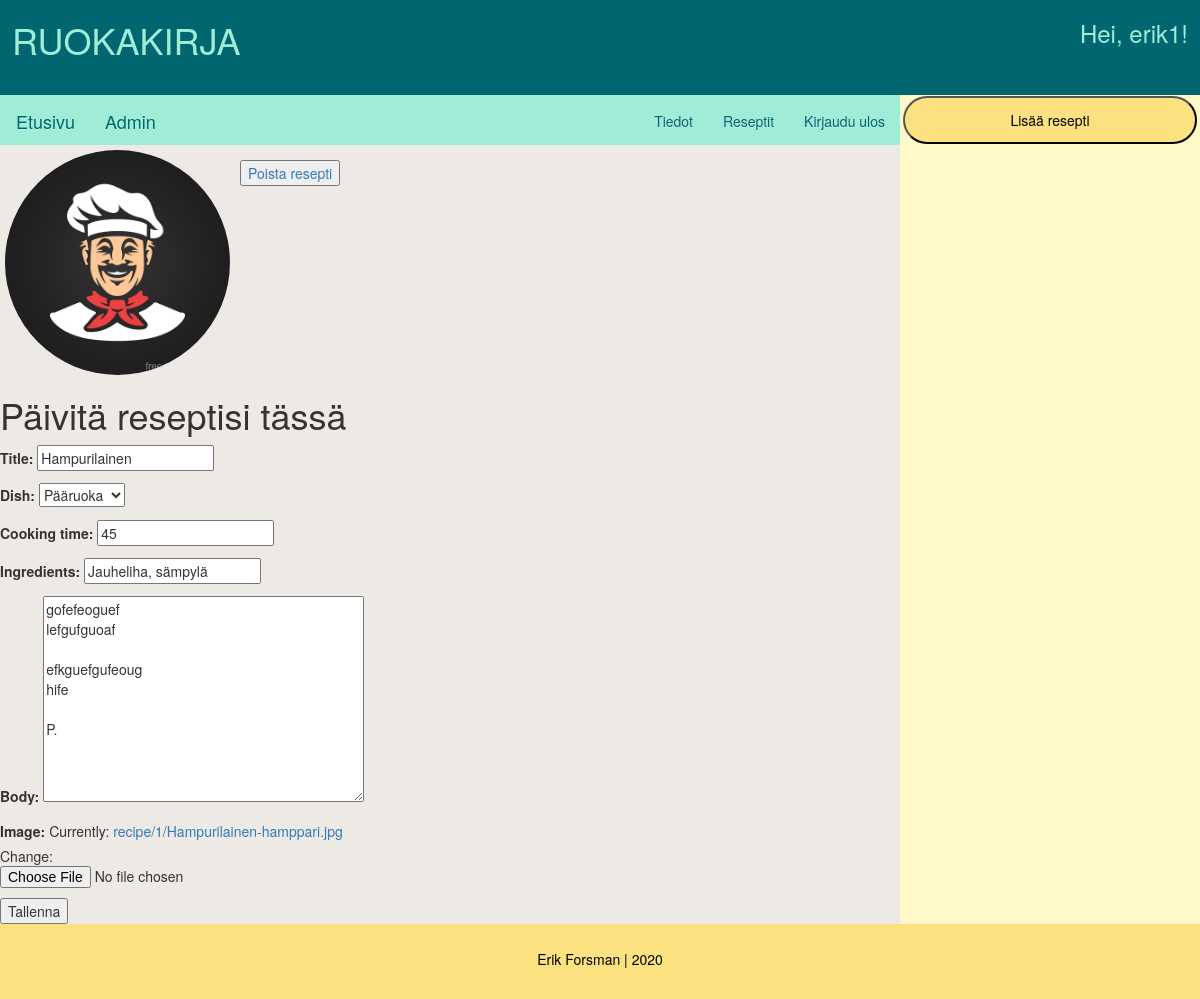
/recipe/muokkaa/erik1-hampurilainen/ (signed in), run on the app's committed database.
### account/models.py (models this page shows, shortened)
class Account(AbstractBaseUser):
    first_name = models.CharField(max_length=50)
    last_name = models.CharField(max_length=100)
    email = models.EmailField(unique=True, verbose_name="email")
    username = models.CharField(unique=True, max_length=30)
    motto = models.TextField(default="Lisää mottosi tähän", max_length=500)
    image = models.ImageField(upload_to=upload_location, blank=True, null=True)
    date_joined = models.DateTimeField(verbose_name="date joined", auto_now_add=True)
    last_login = models.DateTimeField(verbose_name="last login", auto_now=True)
    is_visitor = models.BooleanField(default=False)
    is_admin = models.BooleanField(default=False)
    is_active = models.BooleanField(default=True)
    is_staff = models.BooleanField(default=False)
    is_superuser = models.BooleanField(default=False)
    USERNAME_FIELD = "username"
    REQUIRED_FIELDS = ["first_name", "last_name","email"]
    objects = MyAccountManager()

### recipe/models.py (models this page shows, shortened)
class Ohje(models.Model):
    class Dishes(models.TextChoices):
        ALKUPALA = "ALKUPALA", g_l("Alkupala")
        PÄÄRUOKA = "PÄÄRUOKA", g_l("Pääruoka")
        JÄLKIRUOKA = "JÄLKIRUOKA", g_l("Jälkiruoka")
        JUOMA = "JUOMA", g_l("Juoma")
    author = models.ForeignKey(settings.AUTH_USER_MODEL, on_delete=models.CASCADE)
    title = models.CharField(max_length=50, null=False, blank=False)
    dish = models.CharField(max_length=12, choices=Dishes.choices, default=Dishes.PÄÄRUOKA)
    cooking_time = models.PositiveIntegerField(null=False, blank=False)
    body = models.TextField(max_length=100000, null=False, blank=False)
    image = models.ImageField(upload_to=upload_location, null=False, blank=False) #Mitchillä true molemmissa
    ingredients = models.CharField(max_length=500, null=False, blank=False)
    date_published = models.DateTimeField(auto_now_add=True, verbose_name="date published")
    date_updated = models.DateTimeField(auto_now=True, verbose_name="date updated")
    slug = models.SlugField(blank=True, unique=True)

### recipe/views.py (the view)
# urls.py: path("muokkaa/<slug>/", views.edit_recipe_view, name="edit"),
def edit_recipe_view(request, slug):
    context={}
    user=request.user
    if not user.is_authenticated:
        return redirect("home")
    ohje = get_object_or_404(Ohje, slug=slug)
    if ohje.author != user:
        return redirect("home")
    if request.POST:
        form=UpdateRecipeForm(request.POST or None, request.FILES or None, instance=ohje)
        if form.is_valid():
            obj=form.save(commit=False)
            obj.save()
            ohje=obj
    form=UpdateRecipeForm(initial={
        "title": ohje.title,
        "dish": ohje.dish,
        "cooking_time": ohje.cooking_time,
        "ingredients": ohje.ingredients,
        "body": ohje.body,
        "image": ohje.image,
    })
    context["form"]=form
    context["ohje"]=ohje
    return render(request, "recipe/edit_recipe.html", context)

### recipe/forms.py (shortened to what this page needs)
class UpdateRecipeForm(forms.ModelForm):
    class Meta:
        model = Ohje
        fields = ["title", "dish", "cooking_time", "ingredients", "body", "image"]

### recipe/templates/recipe/edit_recipe.html (shortened to what this page needs)
{% extends "base.html"%}
{% block profile_information %}
<a href="{% url 'recipe:delete' id=ohje.id %}"><button type="button" name="button">Poista resepti</button></a>
{% endblock %}
{% block content%}
  <h1>Päivitä reseptisi tässä</h1>
  <form method="post" enctype="multipart/form-data">
    {% for field in form %}
    <p>
      {{ field.label_tag }}
      {{ field }}
    </p>
    {% endfor %}
    <button type="submit">Tallenna</button>
  </form>
{% endblock %}

### templates/base.html (shortened to what this page needs)
{% load static %}
<!DOCTYPE html>
<html lang="en" dir="ltr">
  <head>
    <link rel="stylesheet" href="https://maxcdn.bootstrapcdn.com/bootstrap/3.3.7/css/bootstrap.min.css">
    <link rel="stylesheet" href="https://maxcdn.bootstrapcdn.com/bootstrap/3.3.7/css/bootstrap-theme.min.css">
    <link rel="stylesheet" href="{% static 'css/final.css' %}">
  </head>
<body>
<div class="sivunasettelu">
  <div class="header">
    <div class="header_profile">
        <div class="hleft">
          <h1>RUOKAKIRJA</h1>
        </div>
      <div class="hright">
        {% if user.is_authenticated%}
          <h3>Hei, {{user.username}}!</h3>
      {% endif %}
      </div>
    </div>
  </div>
    <div class="content-wrap">
      <div class="content">
        <div class="inner-content">
        <div class="content_navbar">
          <nav class="navbar mynav" role="navigation">
            <div  class="">
              <a href="{% url 'home' %}" class="navbar-brand mynav" id="d_green">Etusivu</a>
              {% if user.is_admin%}
              <a href="{% url 'admin:index' %}" class="navbar-brand mynav" id="d_green">Admin</a>
              {% endif %}
              <ul class="nav navbar-nav navbar-right">
                {% if user.is_authenticated %}
                <li><a href="{% url 'account:user'%}" id="d_green">Tiedot</a></li>
                {% endif %}
                <li><a href="{% url 'recipe:recipes' %}" id="d_green">Reseptit</a></li>
                {% if user.is_authenticated %}
                <li><a href="{% url 'account:logout' %}" id="d_green">Kirjaudu ulos</a></li>
                {% else %}
                <li><a href="{% url 'account:login' %}" id="d_green">Kirjaudu sisään</a></li>
                {% endif %}
              </ul>
            </div>
          </nav>
        </div>
          <div class="content_profile">
            <div class="left">
              {% if user.image %}
              <img class="profpic center" src="{{ user.image.url }}" alt="Kokki" width="225" height="225">
              {% else %}
              <img class="profpic center" src="{% static 'images/chef_icon1.png' %}" alt="Kokki" width="225" height="225">
              {% endif %}
            </div>
            <div class="right_t">
              {% block profile_information %}
              {% endblock %}
            </div>
          </div>
          {% block content %}
          {% endblock %}
        </div>
      </div>
      <div class="info">
        {% if user.is_authenticated%}
          <a href="{% url 'recipe:add' %}"><button id="lisaa_resp">Lisää resepti</button></a>
        {% endif %}
      </div>
    </div>
    <div class="footer" style="padding-top: 25px; color:black;">Erik Forsman | 2020</div>
</div>
</body>
</html>

### static/css/final.css (style rules this page uses)
.header { background-color: #026670; color: #9FEDD7; padding-bottom: 5px; height: 95px; }
.header_profile { width: 100%; height: auto; display: flex; }
.hleft { width: 25%; margin-left: 1%; }
.hright { width: 75%; text-align: right; margin-right: 1%; }
.content-wrap { display: flex; flex-direction: row; flex-wrap: wrap; }
.content { background-color: #EDEAE5; flex: 1; box-sizing: border-box; height: auto; }
.content_navbar { width: 100%; height: 50px; color: #026670; background-color: #9FEDD7; padding-right: 14px; }
.content_profile { width: 100%; height: auto; margin-bottom: 5px; margin-top: 5px; background-color: #EDEAE5; display: flex; }
.left { color: blue; }
.right_t { color: black; margin: 10px 30px 0px 10px; }
.info { height: auto; width: 25vw; background-color: #FEF9C7; color: #026670; }
.footer { background-color: #FCE181; color: #026670; left: 0; width: 100%; text-align: center; height: 75px; }
.profpic { border-radius: 50%; margin-left: 5px; }
#d_green { color: #026670; }
#lisaa_resp { height: 48px; width: 98%; background-color: #FCE181; margin-top: 1px; margin-bottom: 1px; margin-left: 1%; color: black; border-radius: 25px; }

### data on the page
Account: username "erik1", image (picture)
Ohje: form "Hampurilainen" "Pääruoka" "45" "Jauheliha, sämpylä" "gofefeoguef lefgufguoaf efkguefgufeoug hife P."

### other printed values
{{ field.label_tag }} "Title:" "Dish:" "Cooking time:" "Ingredients:" "Body:" "Image:"
